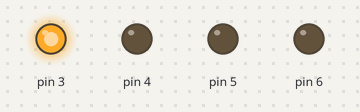
This sketch was run on a simulated Arduino Uno, built with avr-gcc and run on an emulated ATmega328P. Parts: output pins drawn as LEDs (lit = HIGH).

Above: at 0.5 s.
At 1.5 s:
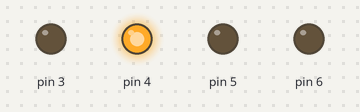
At 2.6 s:
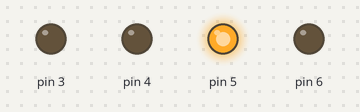
At 3.6 s:
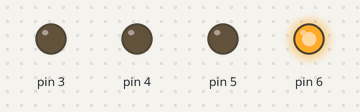
At 4.2 s:
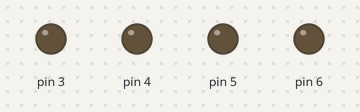
Timing chart, 0 to 5.7 s (numbered marks = the images above):
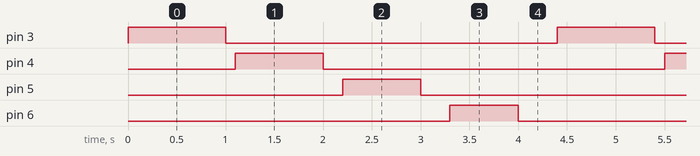

Measured:
- by itself, pin 3: alternates HIGH for 1.0 s and LOW for 3.4 s
- by itself, pin 4: alternates HIGH for 0.90 s and LOW for 3.5 s
- by itself, pin 5: alternates HIGH for 0.80 s and LOW for 3.6 s
- by itself, pin 6: alternates HIGH for 0.70 s and LOW for 3.7 s

The sketch:

sketch_oct11a.ino
```cpp
void setup() {
  // put your setup code here, to run once
  pinMode(3,OUTPUT);
  pinMode(4,OUTPUT);
  pinMode(5,OUTPUT);
  pinMode(6,OUTPUT);
}

void loop() {
  // put your main code here, to run repeatedly:
digitalWrite(3,HIGH);
delay(1000);
digitalWrite(3,LOW);
delay(100);
digitalWrite(4,HIGH);
delay(900);
digitalWrite(4,LOW);
delay(200);
digitalWrite(5,HIGH);
delay(800);
digitalWrite(5,LOW);
delay(300);
digitalWrite(6,HIGH);
delay(700);
digitalWrite(6,LOW);
delay(400);
}
```
